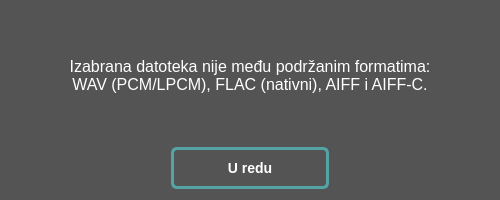
<?xml version="1.0" encoding="UTF-8"?>
<ui version="4.0">
 <class>UnsupportedFormatDialog</class>
 <widget class="QDialog" name="UnsupportedFormatDialog">
  <property name="geometry">
   <rect>
    <x>0</x>
    <y>0</y>
    <width>500</width>
    <height>200</height>
   </rect>
  </property>
  <property name="windowTitle">
   <string>Greška</string>
  </property>
  <property name="accessibleName">
   <string/>
  </property>
  <property name="styleSheet">
   <string notr="true">QDialog#UnsupportedFormatDialog {
	background-color: rgb(84, 84, 84)
}</string>
  </property>
  <layout class="QVBoxLayout" name="verticalLayout">
   <item>
    <widget class="QLabel" name="InvalidFormatLabel">
     <property name="styleSheet">
      <string notr="true">QLabel#InvalidFormatLabel {
	color: white;
	font-size: 16px;
}</string>
     </property>
     <property name="text">
      <string>&lt;html&gt;&lt;head/&gt;&lt;body&gt;&lt;p align=&quot;center&quot;&gt;Izabrana datoteka nije među podržanim formatima:&lt;br&gt;
WAV (PCM/LPCM), FLAC (nativni), AIFF i AIFF-C.&lt;/p&gt;&lt;/body&gt;&lt;/html&gt;</string>
     </property>
    </widget>
   </item>
   <item>
    <widget class="QPushButton" name="OKButton">
     <property name="styleSheet">
      <string notr="true">QPushButton#OKButton {
	margin-left: 160px;
	margin-right: 160px;
	padding-top: 10px;
	padding-bottom: 10px;

	border-radius: 6px;
	border: 3px solid #54a4a6;

	font-weight: 600;
	font-size: 14px;
	color: white;
}

QPushButton#OKButton:hover {
	border-color: #63C2C4;	
}

QPushButton#OKButton:pressed {
	background-color: rgb(70, 70, 70)
}</string>
     </property>
     <property name="text">
      <string>U redu</string>
     </property>
    </widget>
   </item>
  </layout>
 </widget>
 <resources/>
 <connections>
  <connection>
   <sender>OKButton</sender>
   <signal>clicked()</signal>
   <receiver>UnsupportedFormatDialog</receiver>
   <slot>close()</slot>
   <hints>
    <hint type="sourcelabel">
     <x>249</x>
     <y>169</y>
    </hint>
    <hint type="destinationlabel">
     <x>249</x>
     <y>99</y>
    </hint>
   </hints>
  </connection>
 </connections>
</ui>
